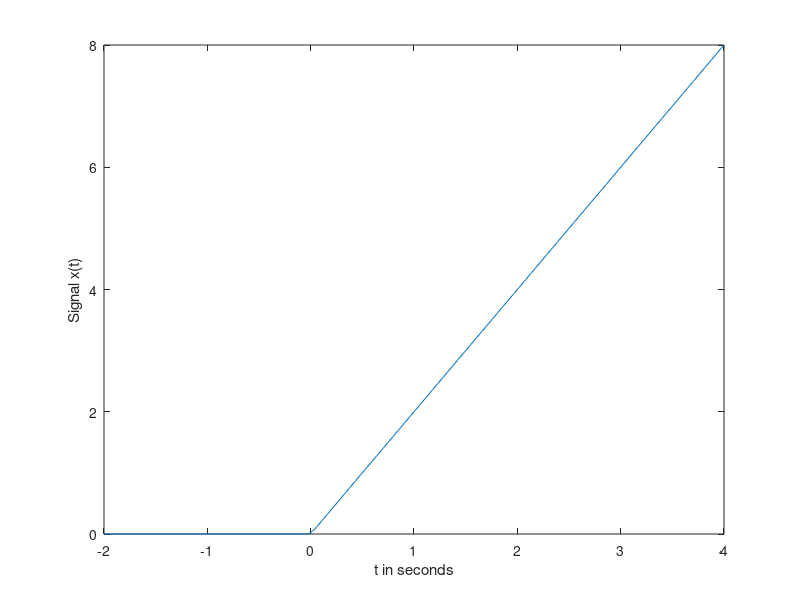

MATLAB code to generate this figure:
t = -2 : 0.06 : 4;
r = zeros(size(t));
x = zeros(size(t));

for i = 1:length(t)
    if t(i) >= 0 r(i) = t(i);
    end
end

for i = 1:length(t)
    if x(i) >= 0 x(i) = 2 .* r(i);
    end
end

plot(t, x);
xlabel('t in seconds');
ylabel('Signal x(t)');
